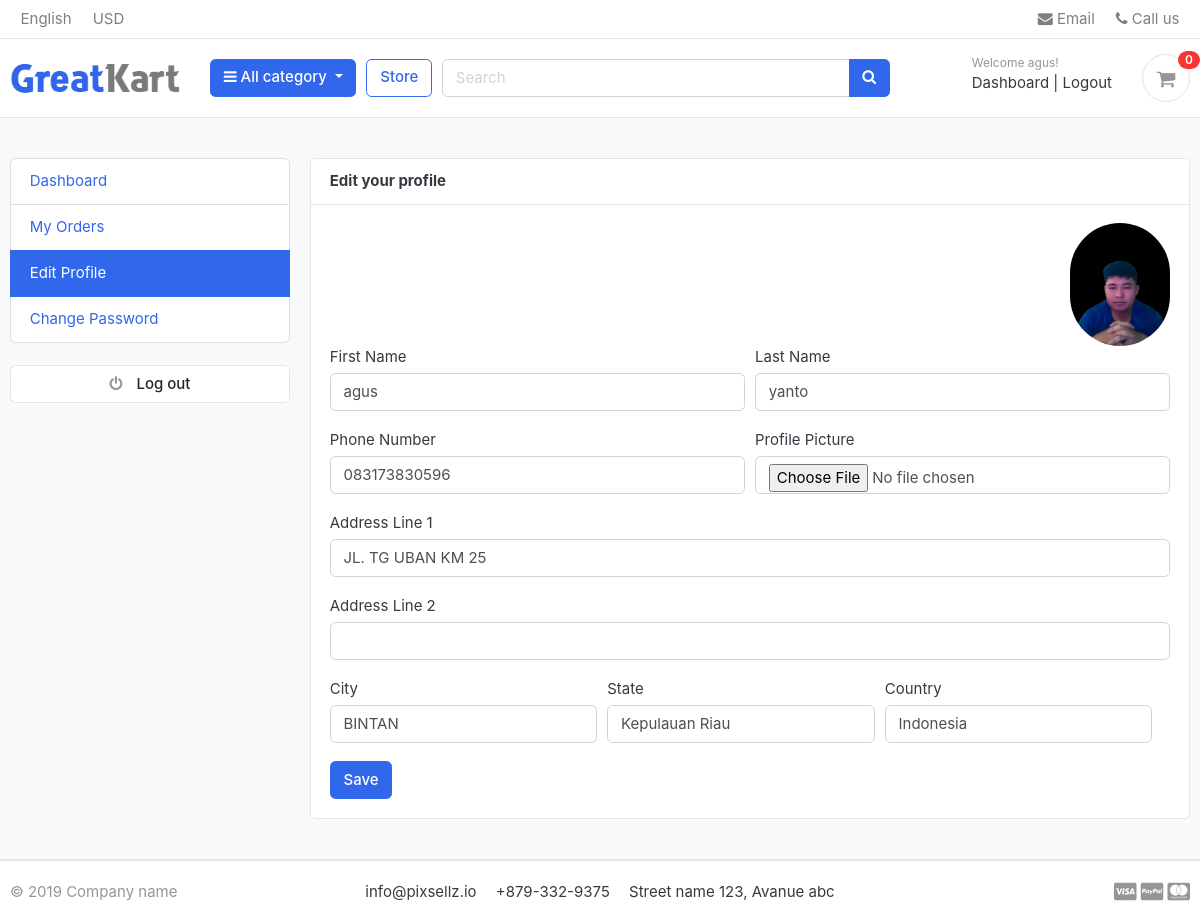
/accounts/edit_profile/ (signed in), run on the app's committed database.
### accounts/models.py (models this page shows, shortened)
class Account(AbstractBaseUser):
    first_name      = models.CharField(max_length=50)
    last_name       = models.CharField(max_length=50)
    username        = models.CharField(max_length=50,unique=True)
    email           = models.EmailField(max_length=100,unique= True)
    phone_number    = models.CharField(max_length=50)
    date_joined     = models.DateTimeField(auto_now_add=True)
    last_login      = models.DateTimeField(auto_now_add=True)
    is_admin        = models.BooleanField(default=False)
    is_staff        = models.BooleanField(default=False)
    is_active       = models.BooleanField(default=False)
    is_superadmin    = models.BooleanField(default=False)
    USERNAME_FIELD = 'email'
    REQUIRED_FIELDS = ['username','first_name','last_name']
    objects = MyAccoutManager()

class UserProfile(models.Model):
    user = models.OneToOneField(Account,on_delete=models.CASCADE)
    address_line_1 = models.CharField(blank=True,max_length=100)
    address_line_2 = models.CharField(blank=True,max_length=100)
    profile_picture = models.ImageField(blank=True,upload_to='images/users/')
    city = models.CharField(blank=True,max_length=20)
    state = models.CharField(blank=True,max_length=20)
    country = models.CharField(blank=True,max_length=20)

### accounts/views.py (the view)
# urls.py: path('edit_profile/', views.edit_profile,name='edit_profile'),
@login_required(login_url='login')
def edit_profile(request):
    userprofile = get_object_or_404(UserProfile,user=request.user)
    if request.method == 'POST':
        user_form = UserForm(request.POST,instance=request.user)
        profile_form =UserProfileForm(request.POST,request.FILES,instance=userprofile)
        if user_form.is_valid() and profile_form.is_valid():
            user_form.save()
            profile_form.save()
            messages.success(request,'Your profile has been updated.')
            return redirect('edit_profile')
    else:
        user_form=UserForm(instance=request.user)
        profile_form=UserProfileForm(instance=userprofile)
    context = {
        'user_form':user_form,
        'profile_form':profile_form,
        'userprofile':userprofile,
    }
    return render(request,'accounts/edit_profile.html',context)

### accounts/forms.py
class UserForm(forms.ModelForm):
    class Meta:
        model=Account
        fields = ['first_name','last_name','phone_number']
    def __init__(self,*args,**kwargs):
        super(UserForm,self).__init__(*args,**kwargs)
        for field in self.fields:
            self.fields[field].widget.attrs['class'] = 'form-control'

class UserProfileForm(forms.ModelForm):
    profile_picture = forms.ImageField(required=False,error_messages={'invalid': ("Image files only")}, widget=forms.FileInput)
    class Meta:
        model= UserProfile
        fields=['address_line_1','address_line_2','city','state','country','profile_picture']
    def __init__(self,*args,**kwargs):
        super(UserProfileForm,self).__init__(*args,**kwargs)
        for field in self.fields:
            self.fields[field].widget.attrs['class'] = 'form-control'

### carts/context_processors.py (called while the page is built)
def counter(request):
    cart_count = 0
    if 'admin' in request.path:
        return {}
    else:
        try:
            cart = Cart.objects.filter(cart_id=_cart_id(request))
            if request.user.is_authenticated:
                cart_items = CartItem.objects.all().filter(user=request.user)
            else:
                cart_items = CartItem.objects.all().filter(cart=cart[:1])
            for cart_item in cart_items:
                cart_count += cart_item.quantity
        except Cart.DoesNotExist:
            cart_count=0
    return dict(cart_count=cart_count)

### carts/views.py (called while the page is built)
def _cart_id(request):
    cart = request.session.session_key
    if not cart:
        cart = request.session.create()
    return cart

### category/context_processors.py (called while the page is built)
def menu_links(request):
    links = Category.objects.all()
    return dict(links = links)

### category/models.py (called while the page is built)
    def get_url(self):
        return reverse('products_by_category',args=[self.slug])

### templates/accounts/edit_profile.html (shortened to what this page needs)
{% extends 'base.html' %}
{% block content %}
<section class="section-conten padding-y bg">
    <div class="container">
        <div class="row">
        {% include 'includes/dashboard_sidebar.html'%}
        <main class="col-md-9">
            <article class="card">
            <header class="card-header">
                <strong class="d-inline-block mr-3">Edit your profile</strong>
            </header>
            <div class="card-body">
                <div class="text-right">
                    <img src="{{userprofile.profile_picture.url}}" alt="Profile Picture" width="100" style="border-radius:50px;">
                </div>
                <div class="row">
                    <div class="col-md-12">
                        <form action="{% url 'edit_profile' %}" method="POST" enctype="multipart/form-data">
                            <div class="form-row">
                                <div class="form-group col-md-6">
                                    <label for="">First Name</label>
                                    {{user_form.first_name}}
                                </div>
                                <div class="form-group col-md-6">
                                    <label for="">Last Name</label>
                                    {{user_form.last_name}}
                                </div>
                            </div>
                            <div class="form-row">
                                <div class="form-group col-md-6">
                                    <label for="">Phone Number</label>
                                    {{user_form.phone_number}}
                                </div>
                                <div class="form-group col-md-6">
                                    <label for="">Profile Picture</label>
                                    {{profile_form.profile_picture}}
                                </div>
                            </div>
                            <div class="form-group">
                                <label for="">Address Line 1</label>
                                {{profile_form.address_line_1}}
                            </div>
                            <div class="form-group">
                                <label for="">Address Line 2</label>
                                {{profile_form.address_line_2}}
                            </div>
                            <div class="form-row">
                                <div class="form-group col-md-3.5">
                                    <label for="">City</label>
                                    {{profile_form.city}}
                                </div>
                                <div class="form-group col-md-3.5">
                                    <label for="">State</label>
                                    {{profile_form.state}}
                                </div>
                                <div class="form-group col-md-3.5">
                                    <label for="">Country</label>
                                    {{profile_form.country}}
                                </div>
                            </div>
                            <input type="submit" value="Save" class="btn btn-primary">
                        </form>
                    </div>
                </div>
            </div>
            </article>
        </main>
    </div>
    </div>
</section>
{% endblock %}

### templates/includes/navbar.html (shortened to what this page needs)
{% load static %}
<header class="section-header">
    <nav class="navbar p-md-0 navbar-expand-sm navbar-light border-bottom">
    <div class="container">
      <div class="collapse navbar-collapse" id="navbarTop4">
        <ul class="navbar-nav mr-auto">
            <li class="nav-item dropdown">
                 <a href="#" class="nav-link">   English </a>
            </li>
            <li class="nav-item dropdown">
                <a href="#" class="nav-link"> USD </a>
            </li>
        </ul>
        <ul class="navbar-nav">
            <li><a href="#" class="nav-link"> <i class="fa fa-envelope"></i> Email </a></li>
            <li><a href="#" class="nav-link"> <i class="fa fa-phone"></i> Call us </a></li>
        </ul>
      </div>
    </div>
    </nav>
    <section class="header-main border-bottom">
        <div class="container">
    <div class="row align-items-center">
        <div class="col-lg-2 col-md-3 col-6">
            <a href="{% url 'home' %}" class="brand-wrap">
                <img class="logo" src="{% static './images/logo.png' %}">
            </a>
        </div>
        <div class="col-lg col-sm col-md col-6 flex-grow-0">
            <div class="category-wrap dropdown d-inline-block float-right">
                <button type="button" class="btn btn-primary dropdown-toggle" data-toggle="dropdown">
                    <i class="fa fa-bars"></i> All category
                </button>
            </div>
        </div>
        <a href="{% url 'store' %}" class="btn btn-outline-primary">Store</a>
        <div class="col-lg  col-md-6 col-sm-12 col">
            <form action="{% url 'search' %}" class="search" method='GET'>
                <div class="input-group w-100">
                    <input type="text" class="form-control" style="width:60%;" placeholder="Search" name="keyword">
                    <div class="input-group-append">
                      <button class="btn btn-primary" type="submit">
                        <i class="fa fa-search"></i>
                      </button>
                    </div>
                </div>
            </form>
        </div>
        <div class="col-lg-3 col-sm-6 col-8 order-2 order-lg-3">
                    <div class="d-flex justify-content-end mb-3 mb-lg-0">
                        {% if user.id is None %}
                        <div class="widget-header">
                            <small class="title text-muted">Welcome guest!</small>
                            <div>
                                <a href="{% url 'login' %}">Sign in</a> <span class="dark-transp"> | </span>
                                <a href="{% url 'register' %}"> Register</a>
                            </div>
                        </div>
                        {% else %}
                        <div class="widget-header">
                            <small class="title text-muted">Welcome {{user.first_name}}!</small>
                            <div>
                                <a href="{% url 'dashboard' %}">Dashboard</a> <span class="dark-transp"> | </span>
                                <a href="{% url 'logout' %}">Logout</a>
                            </div>
                        </div>
                        {% endif %}
                        <a href="{% url 'cart' %}" class="widget-header pl-3 ml-3">
                            <div class="icon icon-sm rounded-circle border"><i class="fa fa-shopping-cart"></i></div>
                            <span class="badge badge-pill badge-danger notify">{{ cart_count }}</span>
                        </a>
                    </div>
                </div>
    </div>
        </div>
    </section>
    </header>

### static/css/ui.css (style rules this page uses)
html { font-family: "Inter", sans-serif; font-size: 15px; }
.icon-xs, .icon-sm, .icon-md, .icon-lg { display: inline-block; text-align: center; flex-shrink: 0; flex-grow: 0; }
.icon-sm { width: 48px; height: 48px; line-height: 48px !important; font-size: 20px; }
.padding-y { padding-top: 40px; padding-bottom: 40px; }
article:after, .form-group:after { display: block; clear: both; content: ""; }
.bg { background-color: #f8f9fa; }
.header-main { position: relative; padding-top: 1rem; padding-bottom: 1rem; }
.brand-wrap .logo, .navbar-brand .logo { margin-right: 7px; max-height: 42px; display: inline-block; }
.widget-header { display: inline-block; vertical-align: middle; position: relative; }
.widget-header a { color: #343a40; }
.widget-header i { color: #969696; }
.widget-header .title { display: block; }
.widget-header .notify { position: absolute; top: -3px; right: -10px; }
.notify { position: absolute; top: -4px; right: -10px; display: inline-block; padding: 0.25em 0.6em; font-size: 12px; line-height: 1; text-align: center; border-radius: 3rem; color: #fff; background-color: #fa3434; }

### data on the page
Account: first_name "agus", last_name "yanto", phone_number "083173830596"
UserProfile: profile_picture (picture), address_line_1 "JL. TG UBAN KM 25", city "BINTAN", state "Kepulauan Riau", country "Indonesia"

### other printed values
{{ cart_count }} "0"
